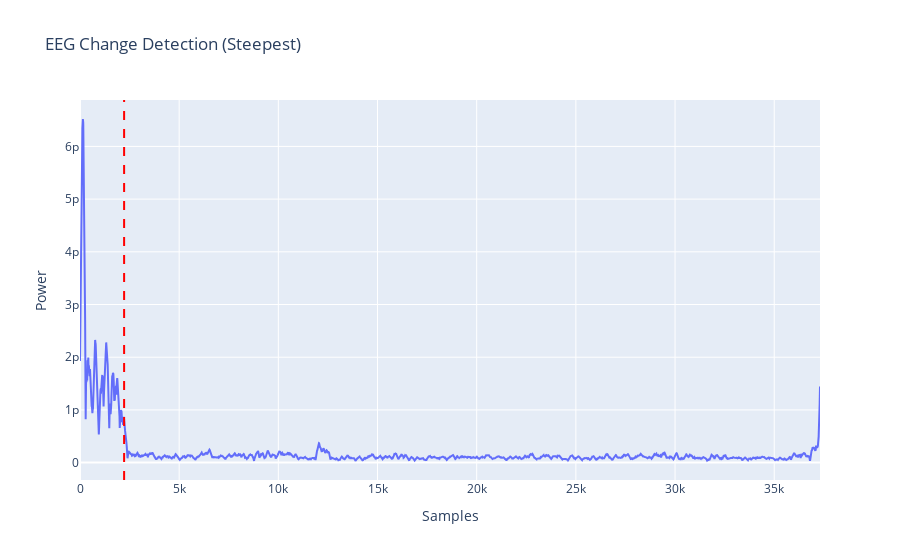

Notebook cell for this chart:
### Markdown cell above
## Detect change

### Code cell
# loop through subjects

for sub_id in sub_ids:

    print(f"---\nProcessing subject {sub_id} for block {block}...")
    # eeglab_file_path_components = [dataDir_server, sub_id, 'ProcessedData', 'EEG', block, block + '_prep.set']
    eeglab_file_path_components = [dataDir_server, sub_id, 'RawData', 'EEG', block, block + '_raw.set']
    eeglab_file_path = os.path.join(*eeglab_file_path_components)
    # check if the file exists, if not, skip the subject
    if not os.path.exists(eeglab_file_path):
        print(f"---\nSkipping subject {sub_id} for block {block} as the file {eeglab_file_path} does not exist.")
        continue
    #  Load the EEG data
    raw = mne.io.read_raw_eeglab(eeglab_file_path, preload=True)
    eeg_fs = raw.info['sfreq']

    # if subject is not P4-2006, use the default frequency range
    if sub_id == 'P4-2007':
        freq_low, freq_high = 110, 120
        
    else:   
        freq_low, freq_high = 120, 130

    eeg_power, power_time_axis = compute_samplewise_eeg_power(raw, freq_low, freq_high, channel="CPz")
    
    result, smoothed = detect_eeg_change_window(eeg_power, eeg_fs=eeg_fs, smooth_window=301, window_size_sec=4, plot=True)
result

### Figure 1 — Plotly figure (JSON) as saved in the notebook; plotly's stock layout.template omitted (floating-point values rounded to 4 significant figures; data arrays with more than 128 entries replaced by an {"elided": "..."} marker saying what was removed)
{"data": [{"mode": "lines", "name": "Smoothed Power", "type": "scatter", "y": {"elided": "37309 float values"}}], "layout": {"shapes": [{"line": {"color": "red", "dash": "dash"}, "type": "line", "x0": 2224, "x1": 2224, "xref": "x", "y0": 0, "y1": 1, "yref": "y domain"}], "title": {"text": "EEG Change Detection (Steepest)"}, "xaxis": {"title": {"text": "Samples"}}, "yaxis": {"title": {"text": "Power"}}}}
